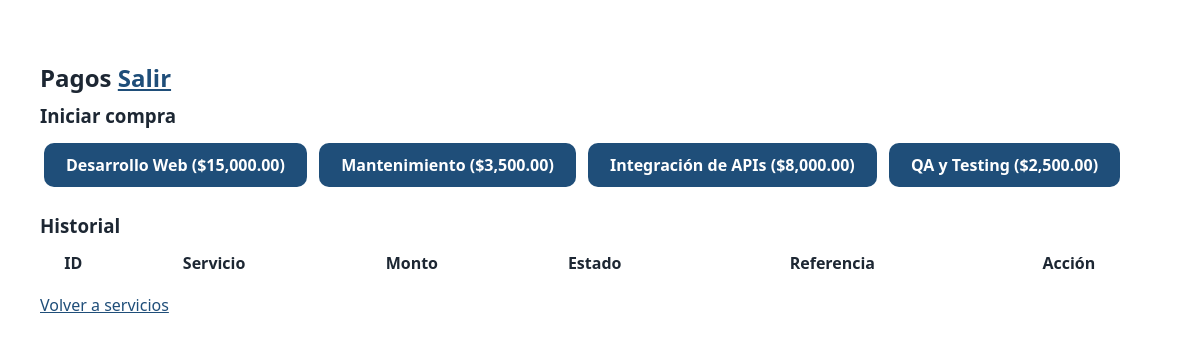
Screenshot of /backend/pagos/checkout.php (signed in) with the database file from the repository.
### tables this page shows
CREATE TABLE servicios (
  id INT AUTO_INCREMENT PRIMARY KEY,
  nombre VARCHAR(120) NOT NULL,
  descripcion TEXT NULL,
  precio DECIMAL(10,2) NOT NULL DEFAULT 0.00 COMMENT 'DECIMAL y no FLOAT: el dinero exige exactitud',
  activo TINYINT(1) NOT NULL DEFAULT 1 COMMENT '1 = visible en el sitio público',
  creado_en TIMESTAMP NOT NULL DEFAULT CURRENT_TIMESTAMP,
  actualizado_en TIMESTAMP NOT NULL DEFAULT CURRENT_TIMESTAMP ON UPDATE CURRENT_TIMESTAMP,
  CONSTRAINT chk_servicios_precio CHECK (precio >= 0),
  INDEX idx_servicios_activo (activo)  
);

### backend/helpers.php (called while the page is built, shortened)
<?php
function e(string|int|float|null $value): string {
    return htmlspecialchars((string) $value, ENT_QUOTES | ENT_SUBSTITUTE, 'UTF-8');
}

### backend/pagos/checkout.php (the view, shortened to what this page needs)
<?php
require_once __DIR__ . '/../helpers.php';
$pdo = getDB();
$servicios = $pdo->query('SELECT id, nombre, precio FROM servicios WHERE activo=1')->fetchAll();
?>
<!DOCTYPE html><html lang="es"><head><meta charset="UTF-8"><title>Pagos</title><link rel="stylesheet" href="../../frontend/css/styles.css"></head>
<body><section class="section"><div class="container">
  <h2>Pagos <a href="../auth/logout.php">Salir</a></h2>
  <h3>Iniciar compra</h3>
  <?php foreach ($servicios as $s): ?>
    <a class="btn btn--primary" style="margin:4px" href="checkout.php?servicio_id=<?php echo (int)$s['id']; ?>">
      <?php echo e($s['nombre']); ?> ($<?php echo number_format((float)$s['precio'],2); ?>)
    </a>
  <?php endforeach; ?>
  <h3 style="margin-top:24px">Historial</h3>
  <table style="width:100%;border-collapse:collapse">
    <tr><th>ID</th><th>Servicio</th><th>Monto</th><th>Estado</th><th>Referencia</th><th>Acción</th></tr>
  </table>
  <p style="margin-top:16px"><a href="../servicios/index.php">Volver a servicios</a></p>
</div></section></body></html>

### frontend/css/styles.css (style rules this page uses)
:root { --color-primary: #1f4e79; --color-primary-dark: #163a5a; --color-primary-darker: #0f2238; --color-primary-soft: #e8f0f8; --color-accent: #f2a541; --color-accent-dark: #e08e1b; --color-text: #1d2733; --color-muted: #5b6673; --color-bg: #ffffff; --color-surface: #f5f7fa; --color-border: #dde2e8; --color-input-border: #8a95a3; --color-danger: #b42318; --color-danger-soft: #fef3f2; --color-success: #067647; --color-success-soft: #ecfdf3; --focus-color: var(--color-primary); --font-sans: system-ui, -apple-system, "Segoe UI", Roboto, "Helvetica Neue", Arial, sans-serif; --text-sm: 0.875rem; --text-base: 1rem; --text-lg: 1.125rem; --text-h1: clamp(2rem, 1.4rem + 3vw, 3.25rem); --text-h2: clamp(1.625rem, 1.3rem + 1.5vw, 2.25rem); --space-1: 0.25rem; --space-2: 0.5rem; --space-3: 0.75rem; --space-4: 1rem; --space-5: 1.5rem; --space-6: 2rem; --space-7: 3rem; --space-8: 4rem; --radius-sm: 6px; --radius-md: 10px; --radius-lg: 16px; --radius-pill: 999px; --shadow-sm: 0 1px 2px rgba(16, 24, 40, 0.06), 0 1px 3px rgba(16, 24, 40, 0.1); --shadow-md: 0 12px 24px -6px rgba(16, 24, 40, 0.14), 0 4px 8px -4px rgba(16, 24, 40, 0.08); --duration: 200ms; --ease-out: cubic-bezier(0.22, 1, 0.36, 1); --header-height: 4rem; }
*, *::before, *::after { box-sizing: border-box; }
html { -webkit-text-size-adjust: 100%; text-size-adjust: 100%; scroll-behavior: smooth; }
body { margin: 0; min-height: 100vh; font-family: var(--font-sans); font-size: var(--text-base); line-height: 1.6; color: var(--color-text); background-color: var(--color-bg); -webkit-font-smoothing: antialiased; }
h1, h2, h3 { margin: 0 0 var(--space-3); line-height: 1.2; text-wrap: balance; }
p { margin: 0 0 var(--space-4); }
a { color: var(--color-primary); }
.container { width: min(100% - 2 * var(--space-4), 1120px); margin-inline: auto; }
.btn { display: inline-flex; align-items: center; justify-content: center; gap: var(--space-2); min-height: 44px; padding: 0.625rem 1.25rem; border: 2px solid transparent; border-radius: var(--radius-md); font-weight: 600; line-height: 1.2; text-decoration: none; cursor: pointer; transition: background-color var(--duration) var(--ease-out), border-color var(--duration) var(--ease-out), color var(--duration) var(--ease-out), box-shadow var(--duration) var(--ease-out), transform var(--duration) var(--ease-out); }
.btn--primary { background-color: var(--color-primary); color: #fff; }
.section { padding-block: var(--space-7); }
@media (min-width: 768px) { .section { padding-block: var(--space-8); } }

### rows the page displays
servicios: nombre "Desarrollo Web", precio "15,000.00"
servicios: nombre "Mantenimiento", precio "3,500.00"
servicios: nombre "Integración de APIs", precio "8,000.00"
servicios: nombre "QA y Testing", precio "2,500.00"
